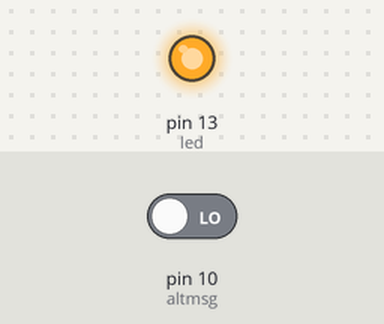
Recording of a sketch running on a simulated Arduino Uno, built with avr-gcc and run on an emulated ATmega328P. Shown: output pins drawn as LEDs (lit = HIGH). The inputs (shaded band) are chosen by the test bench; at power-on: pin 10 (altmsg) LOW. Pins used as bus, display or sensor lines are not drawn.

Above: at 0.1 s.
At 30.4 s:
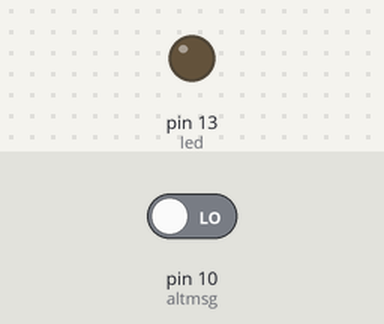
Timing chart, 0 to 31.9 s (numbered marks = the images above):
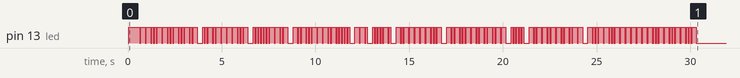

The sketch:

fox-in-a-box.ino
```cpp
/*
  Originally written by VE6BTC using IDE 1.60
  Updated Nov 2020 by VA6MCP using IDE 1.8.13
  Updated Oct 2021 by KD0TRD using IDE 1.8.13

  The purpose of this sketch is to use your Baofend UV-5R or another radio to transmit morse code for a fox hunt.
  Remember to turn your radio power down.

  KD0TRD updated to:
  1. Add puncuation characters to the morse code list
  2. Remove a limitation on the length of the message to be transmitted - not done yet
  3. Calculated the amount of time the message takes and subtracts that from the rest time. This allows it to transmit exactly on the rest time increments, like
     exactly every 5 minutes.

  Notes:
    Still have a limitation on the length of the morse code. Might have to create a list of morse code strings to iterate through.
 */


// Values to change
long rest = 2; // The time to wait in between transmissions (in minutes).
String Text = "PPRAA Fox Hunt Catch me if you can! See ya! XX0XXX"; // The message you want to transmit in morse code. Be sure to replace XX0XXX with your callsign!
String AltText = "PPRAA Fox Hunt Fox found Thanks 4 playing! XX0XXX"; // An alternate message to transmit if pin 10 is held high on startup. Be sure to replace XX0XXX with your callsign!
int numRepeats = 1; // Number of times to repeat the message per transmission.
bool transmitTone = 0; // Put a 1 to play the tone at the beginning of the transmission, or a 0 to not play the tone.
bool debug = 0; // Put a 1 to have the arduino print to the serial monitor for debugging, or a 0 for no printing.


// Values you can change, but shouldn't have to
#define tonehz 600        // The approximate frequency of the tones in hz, in reality it will be a tad lower, and include lots of harmonics. (default: 600)
#define dit 73            // The length of the dit in milliseconds. The dah and pauses are derived from this. The higher this number, the slower the morse code will be. (default: 64)
#define toneLength 2000   // The length of the optional beginning tone in milliseconds (every 1,000 is 1 second).
#define pttDelay 500      // The delay to let the radio start/end transmitting before/after the message. (default: 500)
#define audio 5           // pin 5 on the board. Controls audio output. Connected to mic on radio. (default: 5)
#define tx 7              // pin 7 on the board. Controls the transmitting. Signal to 5v relay where you should have the speaker/mic pins from the radio connected. (default: 7)
#define altmsg 10         // pin 10 on the board. Switches to the alternate message on board startup. Helps to have a button to hold while you reset. (default: 10)
#define led 13            // pin 13 on the board. Connected to the onboard LED. Used to display a visual of the morse code being transmitted. (default: 13)


// Values you shouldn't change
bool alt = 0;
//int TextChars = 15;
//int CodeChars;
int duration;
int note = 1000000 / tonehz; // Converts the frequency into period
String morseCode = "";
void playTone(int noteDuration);
void playCode(String input);
String letters = " ABCDEFGHIJKLMNOPQRSTUVWXYZ0123456789?!.,-";
// Values:              SPC  A    B      C      D     E   F      G     H      I    J      K     L      M    N    O     P      Q      R     S     T   U     V      W     X      Y      Z      0       1       2       3       4       5       6       7       8       9       ?        !        .        ,        -
String morseValues[] = {"0","12","2111","2121","211","1","1121","221","1111","11","1222","212","1211","22","21","222","1221","2212","121","111","2","112","1112","122","2112","2122","2211","22222","12222","11222","11122","11112","11111","21111","22111","22211","22221","112211","212122","121212","221122","211112"};
// Values:                A  B    C    D   E F    G   H    I  J    K   L    M  N  O   P    Q    R   S   T U   V    W   X    Y    Z    0     1     2     3     4     5     6     7     8     9     ?      !      .      ,      -
//long morseValues[] = {0,12,2111,2121,211,1,1121,221,1111,11,1222,212,1211,22,21,222,1221,2212,121,111,2,112,1112,122,2112,2122,2211,22222,12222,11222,11122,11112,11111,21111,22111,22211,22221,112211,212122,121212,221122,211112};


// Function definition: setup
void setup() {
  // Inputs
  pinMode(altmsg, INPUT);

  // Outputs
  pinMode(audio, OUTPUT);
  pinMode(tx, OUTPUT);
  pinMode(led, OUTPUT);

  alt = digitalRead(altmsg); // Check pin 10 if it's high to switch messages
  String msg = "";
  if (alt) {
    msg = AltText;
  }
  else {
    msg = Text;
  }

  if (debug) {
    Serial.begin(9600);
  }
  // Translate the message into morse code
  Serial.print("Getting morse code for: ");
  msg.toUpperCase();
  Serial.println(msg);
  for (int i=0; i<msg.length(); i++) {
    char letter = msg[i];
    Serial.print(letter);
    Serial.print("[");
    int ind = letters.indexOf(letter);
    Serial.print(ind);
    Serial.print("] = ");
    Serial.println(morseValues[ind]);
    morseCode = morseCode + morseValues[ind];
    Serial.println(morseCode);
//    delay(250);
  }
  // Get the amount of time the message takes
  long mt = 0;
  long msgTime = 0;
  for (int i=0; i<morseCode.length(); i++) {
    if (morseCode[i] == '0') {
      mt = dit * 2;
    }
    else if (morseCode[i] == '1') {
      mt = dit;
    }
    else if (morseCode[i] == '2') {
      mt = dit * 3;
    }
    mt += dit;
    msgTime += mt;
  }
  msgTime *= numRepeats;
  if (transmitTone) {
    msgTime += toneLength;
    msgTime += pttDelay;
  }
  msgTime += (pttDelay * 2); // add ptt delay time
  Serial.print("Message: ");
  Serial.println(msg);
  Serial.print("Morse Code: ");
  Serial.println(morseCode);
  Serial.print("Time: ");
  Serial.println(msgTime);
  rest *= 60000;
  Serial.print("Rest: ");
  Serial.println(rest);
  rest -= msgTime;
  Serial.print("Rest - time: ");
  Serial.println(rest);
} // End of Function: setup


// Function definition: loop
void loop() {
  digitalWrite(tx, LOW); // Start transmitting
  digitalWrite(led, HIGH);
  delay(pttDelay); // Delay to let radio start transmitting
  if (transmitTone) {
    playTone(toneLength); // Optional tone at the beginning of each transmission
    delay(pttDelay); // Delay between tone and morse code message
  }
  playCode(morseCode);
  delay(pttDelay); // Delay to let message finish before end the transmission
  digitalWrite(tx, HIGH); // Stop transmitting
  delay(rest); // Delay between transmissions
} // End of Function: loop


// Function definition: playTone
void playTone(int noteDuration) {
  long elapsedTime = 0;
  long startTime = millis();
  if (noteDuration > 0) {
    digitalWrite(led, HIGH);
    while (elapsedTime < noteDuration) {
      digitalWrite(audio, HIGH);
      delayMicroseconds(note / 2);
      digitalWrite(audio, LOW);
      delayMicroseconds(note / 2);
      elapsedTime = millis() - startTime;
    }
    digitalWrite(led, LOW);
  }
  else { // If it's a pause this will run
    delay(dit * 2);
  }
} // End of Function: playTone


// Function definition: playCode
void playCode(String input) {
  for (int n=0; n<numRepeats; n++) {
    for (int i=0; i<input.length(); i++) {
      Serial.print(input[i]);
      if (input[i] == '0') { // See if it's a pause
        duration = 0;
      }
      else if (input[i] == '1') { // See if it's a dit
        duration = dit;
      }
      else if (input[i] == '2') { // See if it's a dah
        duration = dit * 3;
      }
      playTone(duration);
      delay(dit); // Pause between sounds, otherwise each letter would be continuous.
    }
    Serial.println();
  }
}// End of Function: playCode
```
